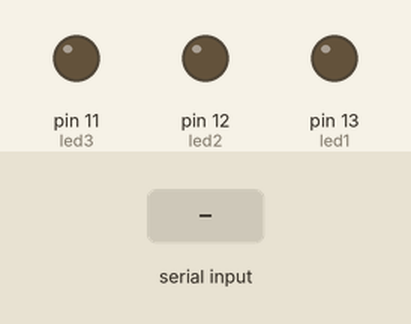
Simulated run of this sketch. Board: Arduino Uno, built with avr-gcc and run on an emulated ATmega328P. Parts: output pins drawn as LEDs (lit = HIGH). Inputs (shaded band) come from the test bench.

Above: at 1.2 s.
1.3 s: "a" received over Serial
At 2.0 s:
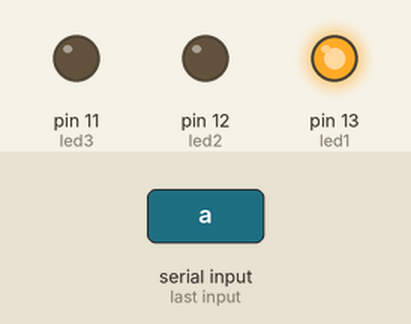
2.8 s: "c" received over Serial
At 3.1 s:
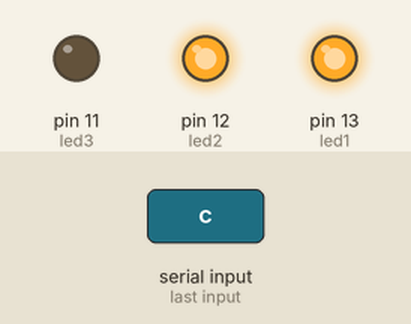
4.3 s: "b" received over Serial
At 5.5 s:
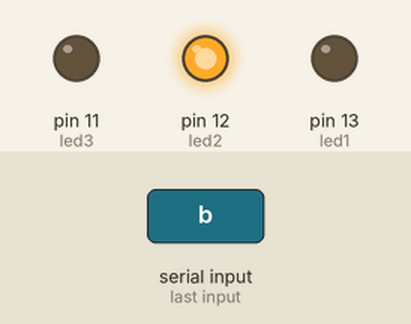
5.8 s: "e" received over Serial
At 6.6 s:
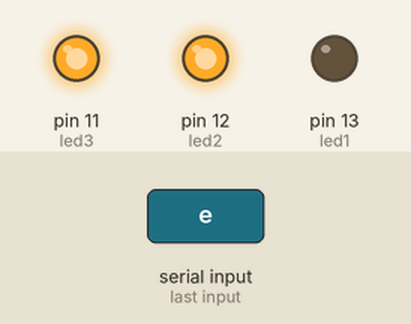
7.3 s: "d" received over Serial
At 7.7 s:
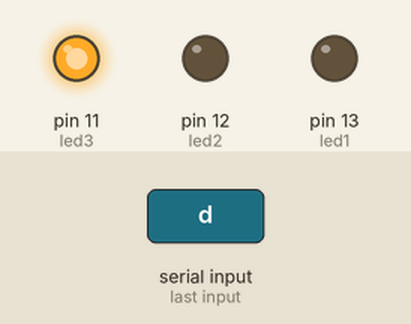
8.8 s: "f" received over Serial
At 10.1 s:
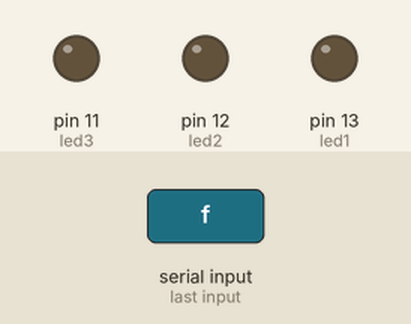
Timing chart, 0 to 11.3 s (numbered marks = the images above; inputs shaded):
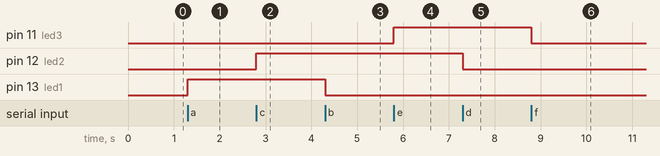

Measured:
- after the input at 1.3 s, pin 13 (led1): LOW → HIGH at once
- after the input at 2.8 s, pin 12 (led2): LOW → HIGH at once
- after the input at 4.3 s, pin 13 (led1): HIGH → LOW at once
- after the input at 5.8 s, pin 11 (led3): LOW → HIGH at once
- after the input at 7.3 s, pin 12 (led2): HIGH → LOW at once
- after the input at 8.8 s, pin 11 (led3): HIGH → LOW at once

The sketch:

LEDS_BLUETOOTH.ino
```cpp
int led1 = 13;
int led2 = 12;
int led3 = 11;


int estado = 0;

void setup()
{
  Serial.begin(9600);
  pinMode(led1, OUTPUT);
  pinMode(led2, OUTPUT);
  pinMode(led3, OUTPUT);
}

void loop()
{
  if( Serial.available()>0)
  {
    estado = Serial.read();
  }
  switch( estado)
  {
    case 'a':
    {
    digitalWrite(led1, HIGH);
    break;
    }
    case 'b':
    {
    digitalWrite(led1, LOW);
    break;
    }
    case 'c':
    {
    digitalWrite(led2, HIGH);
    break;
    }
    case 'd':
    {
    digitalWrite(led2, LOW);
    break;
    }
    case 'e':
    {
    digitalWrite(led3, HIGH);
    break;
    }
    case 'f':
    {
    digitalWrite(led3, LOW);
    break;
    }
  }
}
```
